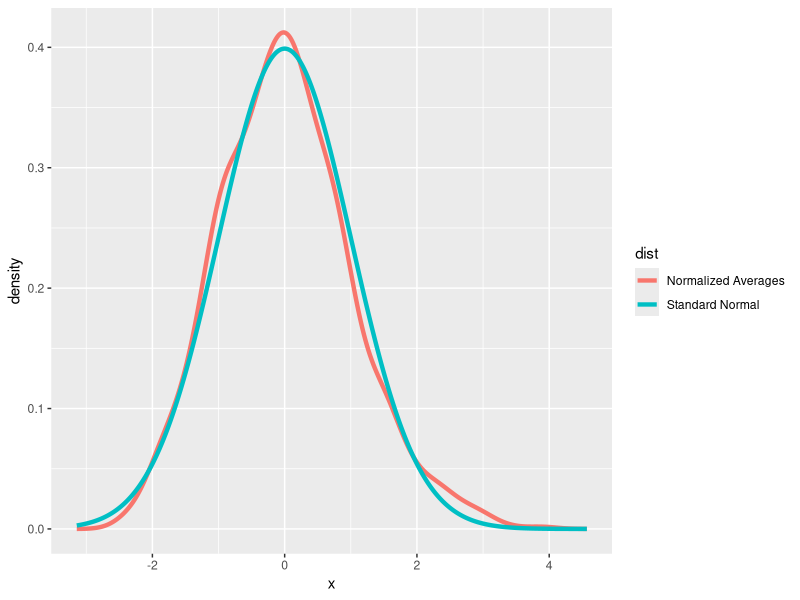

The R source for this figure:
## ---- chunk 1
nsim   <- 1000      # number of simulations
n      <- 40        # sample size of 40 as requested
lambda <- 0.2
mu     <- 1/lambda  # mu is the population mean = 5
s      <- mu        # s is the population standard deviation = 5
SE     <- s/sqrt(n) # SE is the theoretical standard error 
## ---- chunk 2
set.seed(18000)
## ---- chunk 3
X  <- NULL # vector of averages of exponential samples
S  <- NULL # vector containing the standard deviation of each exponential sample
sn <- NULL # vector of normalized averages of exponential samples
for(i in 1:nsim){
    exp_i <- rexp(n,lambda)      # exponential sample
    xi    <- mean(exp_i)         # exponential sample mean
    X     <- c(X,xi)
    S     <- c(S,sd(exp_i))
    sn    <- c(sn, (xi-mu)/SE)
}
## ---- chunk 4
paste("sample-mean's estimate =",round(mean(X),4),"|| population mean =", mu)
## ---- chunk 5
paste("standard deviation of sample means =",round(sd(X),4),"|| theoretical standard error =", round(SE,4))
## ---- chunk 6
library(ggplot2)
dsn <- density(sn)
k <- length(dsn[[1]])
df <- data.frame(y = c(dnorm(dsn[[1]]), dsn[[2]]),
                 x = dsn[[1]],
                 dist = factor(rep(c("Standard Normal", "Normalized Averages"), c(k,k))))
g <- ggplot(df, aes(x = x, y = y)) 
g <- g + geom_line(size = 1.5, aes(colour = dist), fill=T)
g <- g + ylab("density")
g
## ---- chunk 7
     coverage <- NULL
     for(i in 1:nsim){
         ll <- X[i] - 1.96 * S[i]/sqrt(n)
         ul <- X[i] + 1.96 * S[i]/sqrt(n)
         coverage <- c(coverage,ll < 1/lambda & ul > 1/lambda)
     }
     mean(coverage)
